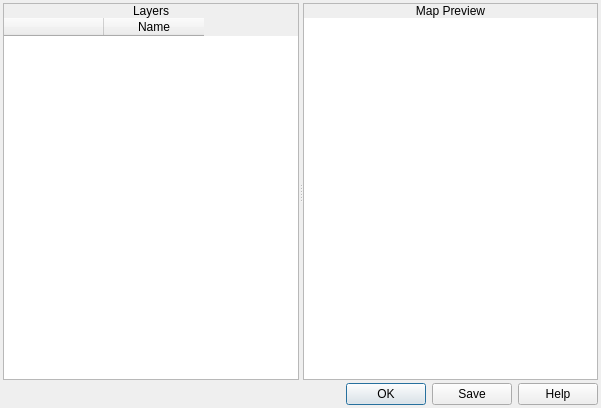
<?xml version="1.0" encoding="UTF-8"?>
<ui version="4.0">
 <class>MapPreview</class>
 <widget class="QDialog" name="MapPreview">
  <property name="windowModality">
   <enum>Qt::ApplicationModal</enum>
  </property>
  <property name="geometry">
   <rect>
    <x>0</x>
    <y>0</y>
    <width>601</width>
    <height>408</height>
   </rect>
  </property>
  <property name="windowTitle">
   <string>Map Preview</string>
  </property>
  <property name="windowIcon">
   <iconset resource="gui_icons.qrc">
    <normaloff>:/icons/openrpgmaker.png</normaloff>:/icons/openrpgmaker.png</iconset>
  </property>
  <property name="styleSheet">
   <string notr="true">.QFrame
{
	border-width: 1px;
	border-style: solid;
	border-color: palette(window-text);
}

.QFrame&gt;QLabel
{
	border-width: 0px;
	background-color: palette(window-text);
	color: palette(window);
	font-weight: bold;
}

.QFrame&gt;QCheckBox
{
	background-color: palette(window-text);
	border-width: 0px;
	border-style: none;
	color: palette(window);
	spacing: 3px;
	font-weight: bold;
	padding: 0px 0px 0px 3px;
}

.QFrame&gt;QCheckBox::indicator
{
	min-width: 8px;
	max-width: 8px;
	min-height: 8px;
	max-height: 8px;
	width: 8px;
	height: 8px;
	border-width: 2px;
	border-radius: 0px;
	border-style: ridge;
	border-color: palette(mid);
}

.QFrame&gt;QCheckBox::indicator:unchecked
{
	background-color: palette(base);
}

.QFrame&gt;QCheckBox::indicator:checked
{
	background-color: palette(window-text);
}

.QFrame&gt;QCheckBox::indicator:hover
{
	border-color: palette(highlight);
}</string>
  </property>
  <layout class="QVBoxLayout" name="verticalLayout">
   <property name="spacing">
    <number>3</number>
   </property>
   <property name="margin">
    <number>3</number>
   </property>
   <item>
    <widget class="QSplitter" name="splitter">
     <property name="orientation">
      <enum>Qt::Horizontal</enum>
     </property>
     <widget class="QFrame" name="frame">
      <property name="frameShape">
       <enum>QFrame::StyledPanel</enum>
      </property>
      <property name="frameShadow">
       <enum>QFrame::Raised</enum>
      </property>
      <layout class="QVBoxLayout" name="verticalLayout_2">
       <property name="spacing">
        <number>0</number>
       </property>
       <property name="margin">
        <number>0</number>
       </property>
       <item>
        <widget class="QLabel" name="label">
         <property name="sizePolicy">
          <sizepolicy hsizetype="Preferred" vsizetype="Fixed">
           <horstretch>0</horstretch>
           <verstretch>0</verstretch>
          </sizepolicy>
         </property>
         <property name="text">
          <string>Layers</string>
         </property>
         <property name="alignment">
          <set>Qt::AlignCenter</set>
         </property>
        </widget>
       </item>
       <item>
        <widget class="QWidget" name="widget_2" native="true">
         <layout class="QVBoxLayout" name="verticalLayout_3">
          <property name="spacing">
           <number>0</number>
          </property>
          <property name="margin">
           <number>0</number>
          </property>
          <item>
           <widget class="QTableWidget" name="twLayers">
            <property name="styleSheet">
             <string notr="true">QTableWidget::indicator
{
	width: 16px;
	height: 16px;
	border-width: 0px;
	border-style: none;
}

QTableWidget::indicator:checked
{
	image: url(&quot;:/icons/visible_yes.png&quot;);
}

QTableWidget::indicator:unchecked
{
	image: url(&quot;:/icons/visible_no.png&quot;);
}</string>
            </property>
            <property name="frameShape">
             <enum>QFrame::NoFrame</enum>
            </property>
            <property name="selectionMode">
             <enum>QAbstractItemView::SingleSelection</enum>
            </property>
            <property name="selectionBehavior">
             <enum>QAbstractItemView::SelectRows</enum>
            </property>
            <property name="verticalScrollMode">
             <enum>QAbstractItemView::ScrollPerPixel</enum>
            </property>
            <property name="horizontalScrollMode">
             <enum>QAbstractItemView::ScrollPerPixel</enum>
            </property>
            <property name="showGrid">
             <bool>false</bool>
            </property>
            <property name="gridStyle">
             <enum>Qt::NoPen</enum>
            </property>
            <attribute name="verticalHeaderVisible">
             <bool>false</bool>
            </attribute>
            <column>
             <property name="text">
              <string/>
             </property>
             <property name="icon">
              <iconset resource="gui_icons.qrc">
               <normaloff>:/icons/visible_yes.png</normaloff>:/icons/visible_yes.png</iconset>
             </property>
            </column>
            <column>
             <property name="text">
              <string>Name</string>
             </property>
            </column>
           </widget>
          </item>
         </layout>
        </widget>
       </item>
      </layout>
     </widget>
     <widget class="QFrame" name="frame_2">
      <property name="frameShape">
       <enum>QFrame::StyledPanel</enum>
      </property>
      <property name="frameShadow">
       <enum>QFrame::Raised</enum>
      </property>
      <layout class="QVBoxLayout" name="verticalLayout_4">
       <property name="spacing">
        <number>0</number>
       </property>
       <property name="margin">
        <number>0</number>
       </property>
       <item>
        <widget class="QLabel" name="label_2">
         <property name="sizePolicy">
          <sizepolicy hsizetype="Preferred" vsizetype="Fixed">
           <horstretch>0</horstretch>
           <verstretch>0</verstretch>
          </sizepolicy>
         </property>
         <property name="text">
          <string>Map Preview</string>
         </property>
         <property name="alignment">
          <set>Qt::AlignCenter</set>
         </property>
        </widget>
       </item>
       <item>
        <widget class="QWidget" name="widget_3" native="true">
         <layout class="QVBoxLayout" name="verticalLayout_5">
          <property name="spacing">
           <number>0</number>
          </property>
          <property name="margin">
           <number>0</number>
          </property>
          <item>
           <widget class="MapView" name="gvMapPreview">
            <property name="frameShape">
             <enum>QFrame::NoFrame</enum>
            </property>
           </widget>
          </item>
         </layout>
        </widget>
       </item>
      </layout>
     </widget>
    </widget>
   </item>
   <item>
    <widget class="QDialogButtonBox" name="buttonBox">
     <property name="standardButtons">
      <set>QDialogButtonBox::Help|QDialogButtonBox::Ok|QDialogButtonBox::Save</set>
     </property>
    </widget>
   </item>
  </layout>
 </widget>
 <customwidgets>
  <customwidget>
   <class>MapView</class>
   <extends>QGraphicsView</extends>
   <header>mapview.h</header>
  </customwidget>
 </customwidgets>
 <resources>
  <include location="gui_icons.qrc"/>
 </resources>
 <connections/>
</ui>
